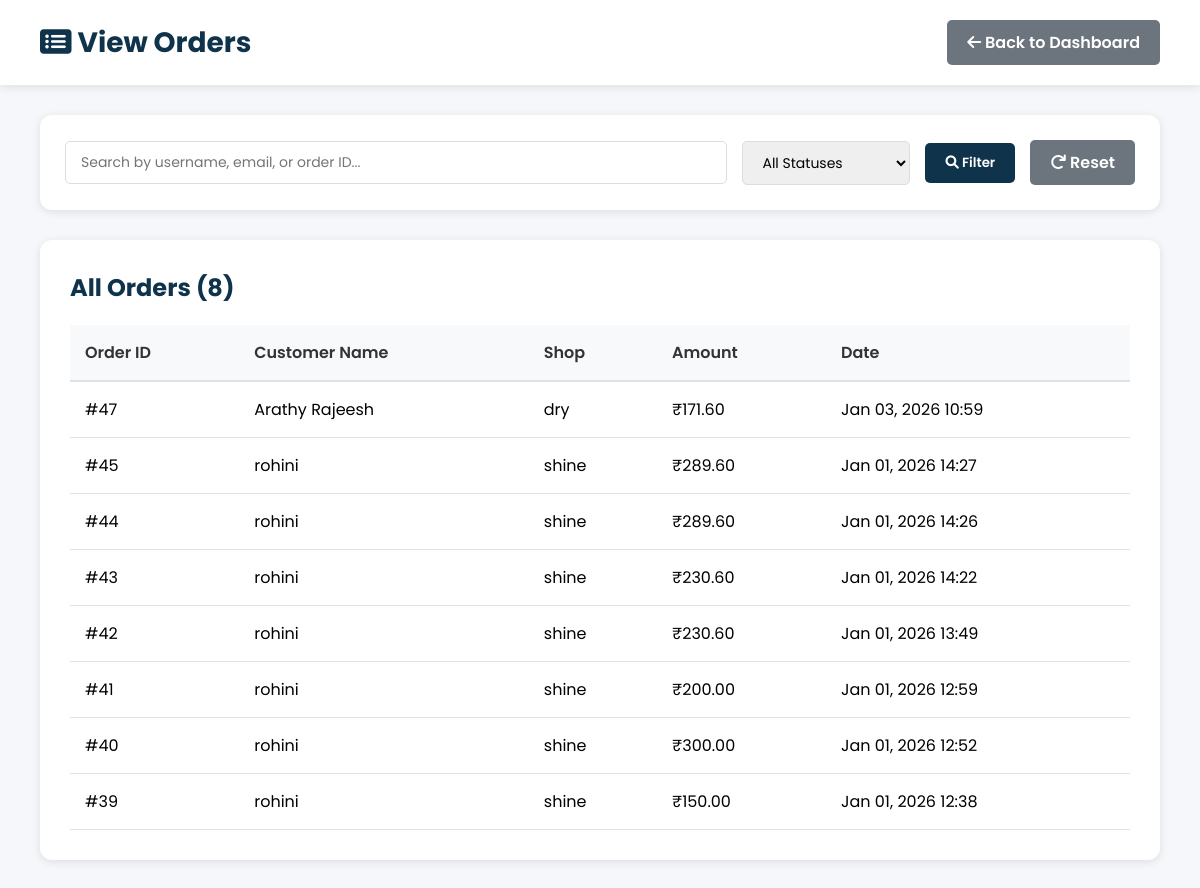
The page /admin-panel/orders/ (signed in) on the database as committed earlier.
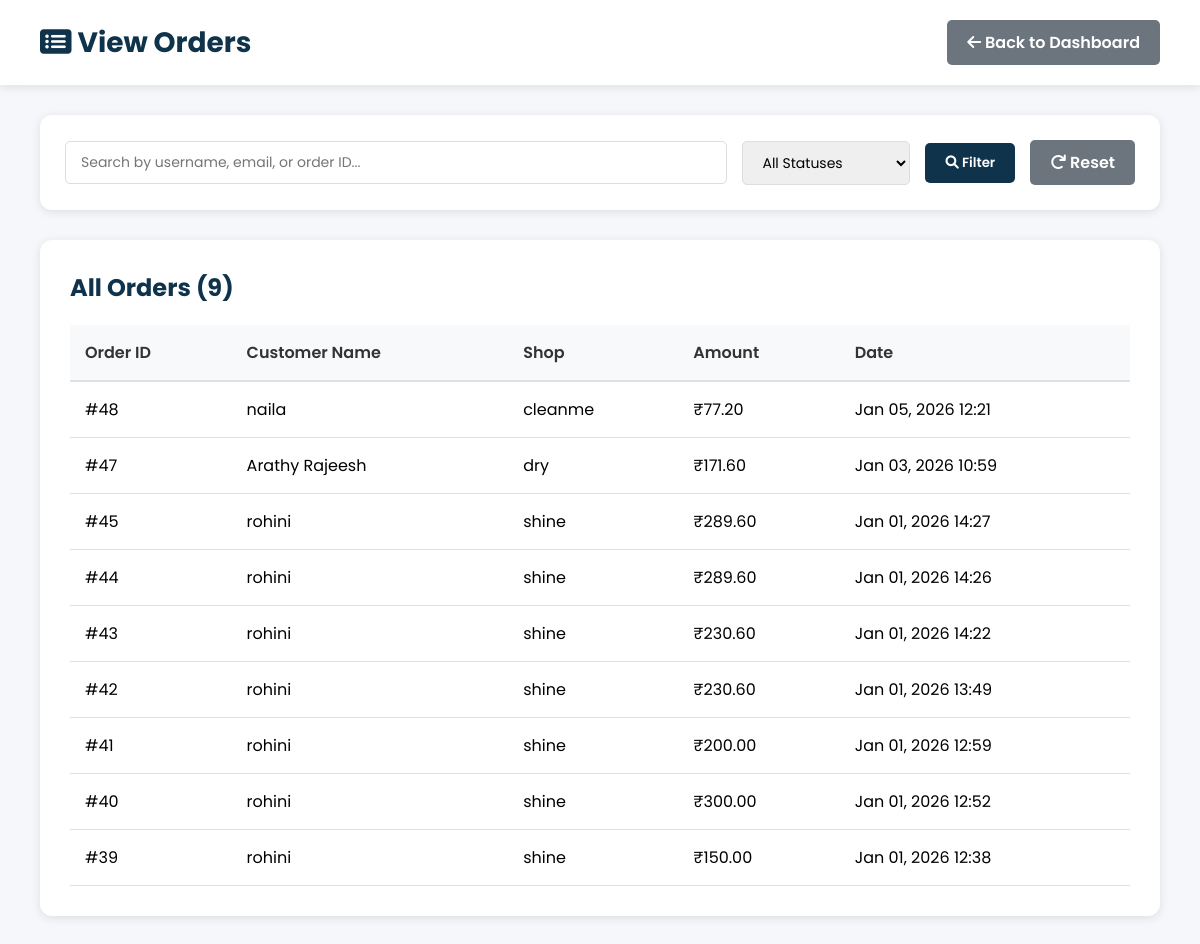
The same page on the database as committed later.
### shop/models.py (models this page shows, shortened)
class Order(models.Model):
    STATUS_CHOICES = [
        ('Pending', 'Pending'),
        ('Pickup', 'Pickup'),
        ('Washing', 'Washing'),
        ('Drying', 'Drying'),
        ('Ironing', 'Ironing'),
        ('Ready', 'Ready for Pickup'),
        ('Completed', 'Completed'),
    ]
    PAYMENT_CHOICES = [
        ('Pending', 'Pending'),
        ('Completed', 'Completed'),
    ]
    user = models.ForeignKey(User, on_delete=models.CASCADE)
    shop = models.ForeignKey(LaundryShop, on_delete=models.CASCADE)
    branch = models.ForeignKey(Branch, on_delete=models.CASCADE, blank=True, null=True)
    base_amount = models.DecimalField(max_digits=10, decimal_places=2, default=0)
    platform_fee = models.DecimalField(max_digits=10, decimal_places=2, default=0)
    delivery_fee = models.DecimalField(max_digits=10, decimal_places=2, default=0)
    gst_amount = models.DecimalField(max_digits=10, decimal_places=2, default=0)
    amount = models.DecimalField(
        max_digits=10,
        decimal_places=2,
        help_text="Final payable amount (base + fees + GST)"
    )
    cloth_status = models.CharField(
        max_length=20,
        choices=STATUS_CHOICES,
        default='Pending'
    )
    payment_status = models.CharField(
        max_length=20,
        choices=PAYMENT_CHOICES,
        default='Pending'
    )
    pickup_date = models.DateTimeField(blank=True, null=True)
    delivery_date = models.DateTimeField(blank=True, null=True)
    delivery_name = models.CharField(max_length=100, blank=True)
    delivery_address = models.TextField(blank=True)
    delivery_phone = models.CharField(max_length=15, blank=True)
    special_instructions = models.TextField(blank=True)
    created_at = models.DateTimeField(default=timezone.now)
    delay_notified = models.BooleanField(default=False)
    thank_you_sent = models.BooleanField(default=False)
    razorpay_payment_id = models.CharField(max_length=100, blank=True, null=True)
    razorpay_order_id = models.CharField(max_length=100, blank=True, null=True)

class LaundryShop(models.Model):
    name = models.CharField(max_length=100, unique=True)
    email = models.EmailField(unique=True)
    password = models.CharField(max_length=128, blank=True)
    address = models.TextField(blank=True)
    phone = models.CharField(max_length=15, blank=True)
    city = models.CharField(max_length=100, blank=True)
    latitude = models.FloatField(blank=True, null=True)
    longitude = models.FloatField(blank=True, null=True)
    is_approved = models.BooleanField(default=False)
    is_open = models.BooleanField(default=True)
    created_at = models.DateTimeField(default=timezone.now)
    razorpay_account_id = models.CharField(
        max_length=100,
        blank=True,
        null=True,
        help_text="Razorpay Account ID for marketplace payments"
    )
    razorpay_key_id = models.CharField(
        max_length=100,
        blank=True,
        null=True,
        help_text="Razorpay Key ID for shop payments"
    )
    razorpay_key_secret = models.CharField(
        max_length=100,
        blank=True,
        null=True,
        help_text="Razorpay Key Secret for shop payments"
    )
    bank_account_holder_name = models.CharField(
        max_length=100,
        blank=True,
        null=True,
        help_text="Account holder name as per bank records"
    )
    bank_account_number = models.CharField(
        max_length=50,
        blank=True,
        null=True,
        help_text="Bank account number"
    )
    bank_ifsc_code = models.CharField(
        max_length=11,
        blank=True,
        null=True,
        help_text="IFSC code (e.g., HDFC0001234)"
    )
    bank_name = models.CharField(
        max_length=100,
        blank=True,
        null=True,
        help_text="Bank name (e.g., HDFC Bank, SBI)"
    )
    bank_branch = models.CharField(
        max_length=100,
        blank=True,
        null=True,
        help_text="Bank branch name"
    )
    bank_account_type = models.CharField(
        max_length=20,
        choices=[
            ('Savings', 'Savings'),
            ('Current', 'Current'),
        ],
        blank=True,
        null=True,
        help_text="Type of bank account"
    )

### shop/views.py (the view)
# urls.py: path("admin-panel/orders/", views.admin_orders, name="admin_orders"),
@login_required
@user_passes_test(is_staff_user, login_url='login')
def admin_orders(request):
    status_filter = request.GET.get('status', '')
    search_query = request.GET.get('search', '')
    orders = Order.objects.select_related('user', 'shop').order_by('-created_at')
    if status_filter:
        orders = orders.filter(cloth_status=status_filter)
    if search_query:
        orders = orders.filter(
            Q(user__username__icontains=search_query) |
            Q(user__email__icontains=search_query) |
            Q(id__icontains=search_query)
        )
    approved_shops = LaundryShop.objects.filter(is_approved=True)
    orders = orders.filter(shop__is_approved=True)
    context = {
        'orders': orders,
        'status_choices': Order.STATUS_CHOICES,
        'current_status': status_filter,
        'search_query': search_query,
        'all_shops': approved_shops,  # Only approved shops for reassignment
    }
    return render(request, 'admin_orders.html', context)

### shop/views.py (called while the page is built)
def is_staff_user(user):
    return user.is_authenticated and (user.is_staff or user.is_superuser)

### shop/templates/admin_orders.html (shortened to what this page needs)
{% load static %}
<!DOCTYPE html>
<html lang="en">
<head>
    <link rel="stylesheet" href="https://cdnjs.cloudflare.com/ajax/libs/font-awesome/6.0.0-beta3/css/all.min.css">
</head>
<body>
    <div class="admin-header">
        <h1><i class="fas fa-list-alt"></i> {% if title %}{{ title }}{% else %}View Orders{% endif %}</h1>
        <div>
            <a href="{% url 'admin_dashboard' %}" class="btn btn-secondary">
                <i class="fas fa-arrow-left"></i> Back to Dashboard
            </a>
        </div>
    </div>
    <div class="admin-container">
        <div class="filters">
            <form method="get" style="display: flex; gap: 15px; flex-wrap: wrap; width: 100%; align-items: center;">
                <input type="text" name="search" placeholder="Search by username, email, or order ID..." value="{{ search_query }}">
                <select name="status">
                    <option value="">All Statuses</option>
                </select>
                <button type="submit" class="btn btn-primary">
                    <i class="fas fa-search"></i> Filter
                </button>
                <a href="{% url 'admin_orders' %}" class="btn btn-secondary">
                    <i class="fas fa-redo"></i> Reset
                </a>
            </form>
        </div>
        <div class="dashboard-section">
            <h2 style="margin-bottom: 20px; color: var(--primary-color);">
                {% if title %}{{ title }}{% else %}All Orders{% endif %} ({{ orders.count }})
            </h2>
            {% if orders %}
            <table class="data-table">
                <thead>
                    <tr>
                        <th>Order ID</th>
                        <th>Customer Name</th>
                        <th>Shop</th>
                        <th>Amount</th>
                        <th>Date</th>
                    </tr>
                </thead>
                <tbody>
                    {% for order in orders %}
                    <tr>
                        <td>#{{ order.id }}</td>
                        <td>{{ order.user.get_full_name|default:order.user.username }}</td>
                        <td>{{ order.shop.name|default:"N/A" }}</td>
                        <td>₹{{ order.amount|floatformat:2 }}</td>
                        <td>{{ order.created_at|date:"M d, Y H:i" }}</td>
                    </tr>
                    {% endfor %}
                </tbody>
            </table>
            {% else %}
            <div style="text-align: center; padding: 40px; color: #999;">
                <i class="fas fa-inbox" style="font-size: 48px; margin-bottom: 15px; opacity: 0.5;"></i>
                <p>No orders found</p>
            </div>
            {% endif %}
        </div>
    </div>
</body>
</html>

Rows that differ between the two databases and show on the page:
added Order: id "48", user.get_full_name "naila", shop.name "cleanme", amount "77.20", created_at "Jan 05, 2026 12:21"
Other text that changed with them:
{{ orders.count }}: "8" → "9"
